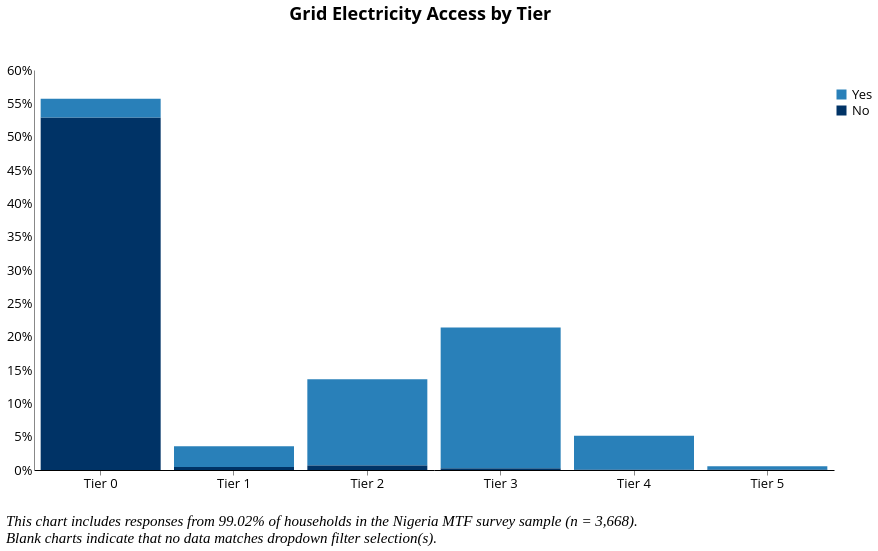

Describe this chart as a Vega-Lite specification.
### Vega-Lite specification from a JSON file in a GitHub repository (floating-point values rounded to 4 significant figures; data arrays with more than 128 entries replaced by an {"elided": "..."} marker saying what was removed)
{"width": 800, "height": 400, "config": {"title": {"fontSize": 18, "font": "Open Sans", "anchor": "center", "fontColor": "#000000"}, "axisX": {"domain": true, "domainColor": "#000000", "grid": false, "labelFont": "Open Sans", "labelFontSize": 13, "titleFont": "Open Sans", "titleFontSize": 13, "titleFontWeight": "normal", "title": "X Axis Title (units)", "labelAngle": 0}, "axisY": {"domain": true, "grid": false, "gridColor": "#DEDDDD", "gridWidth": 1, "labelFont": "Open Sans", "labelFontSize": 13, "labelAngle": 0, "ticks": false, "titleFont": "Open Sans", "titleFontSize": 13, "titleFontWeight": "normal", "titlePadding": 10, "title": "Y Axis Title (units)"}, "range": {"category": ["#2980B9", "#003366", "#FFAE19", "#FF4500", "#438B28", "#45B39D", "#99ADC1", "#212F3C"]}, "legend": {"labelFont": "Open Sans", "labelFontSize": 13, "symbolType": "square", "symbolSize": 100, "titleFont": "Open Sans", "titleFontSize": 13, "titleFontWeight": "normal", "title": "Legend", "orient": "right", "offset": 0, "labelLimit": 0}, "tooltip": {"font": "Open Sans"}, "view": {"stroke": "transparent", "text": {"font": "Open Sans", "color": ["#2980B9", "#003366", "#FFAE19", "#FF4500", "#438B28", "#45B39D", "#99ADC1", "#212F3C"], "fontSize": 13, "align": "right", "fontWeight": 400, "size": 13}, "bar": {"size": 40, "binSpacing": 1, "continuousBandSize": 30, "discreteBandSize": 30, "stroke": false}}}, "concat": [{"layer": [{"mark": "bar", "encoding": {"color": {"field": "grid_electricity_yn", "scale": {"domain": ["Yes", "No"], "range": ["#2980B9", "#003366"]}, "title": " ", "type": "nominal"}, "tooltip": [{"field": "grid_electricity_yn", "title": "Access to National Grid", "type": "nominal"}, {"aggregate": "sum", "field": "pct", "format": ".2%", "title": "Percentage", "type": "quantitative"}], "x": {"axis": {"title": ""}, "field": "elc_aggr_tier", "type": "nominal"}, "y": {"aggregate": "sum", "axis": {"format": "%", "title": ""}, "field": "pct", "type": "quantitative"}}, "height": 400, "selection": {"selector061": {"type": "single", "fields": ["i19a"], "bind": {"input": "select", "options": [null, "Wood purchased", "Wood collected", "Crop Residue/Plant Biomass", "Kerosene", "Charcoal", "LPG/cooking gas", "Electric", "Charcoal Briquettes", "Garbage", "Piped Natural Gas", "Coal Briquette", "Biomass Briquette", "Other, specify", "Coal/lignite"], "labels": ["All Responses", "Wood purchased", "Wood collected", "Crop Residue/Plant Biomass", "Kerosene", "Charcoal", "LPG/cooking gas", "Electric", "Charcoal Briquettes", "Garbage", "Piped Natural Gas", "Coal Briquette", "Biomass Briquette", "Other", "Coal/lignite"], "name": "Primary Source of Cooking Fuel  "}}, "selector060": {"type": "single", "fields": ["primary_stove"], "bind": {"input": "select", "options": [null, "3-Stone/Open Fire Stove", "Koresone Stove", "Missing Data", "Manufactured Stove Traditional", "LPG/Natural Gas Stove", "Electric Stove"], "labels": ["All Responses", "3-Stone/Open Fire Stove", "Kerosene Stove", "Primary Stove Not Listed", "Manufactured Stove Traditional", "LPG/Natural Gas Stove", "Electric Stove"], "name": "Primary Stove  "}}, "selector059": {"type": "single", "fields": ["locality"], "bind": {"input": "select", "options": [null, 0, 1], "labels": ["National", "Urban", "Rural"], "name": "Locality Breakdown  "}}}, "title": {"text": ["Grid Electricity Access by Tier"], "color": "black", "subtitleColor": "black", "offset": 40}, "transform": [{"joinaggregate": [{"op": "count", "field": "*", "as": "total"}]}, {"calculate": "1 / datum.total", "as": "pct"}], "width": 800}, {"mark": {"type": "text", "align": "center", "baseline": "bottom"}, "encoding": {"color": {"field": "grid_electricity_yn", "scale": {"domain": ["Yes", "No"], "range": ["#2980B9", "#003366"]}, "title": " ", "type": "nominal"}, "tooltip": [{"field": "grid_electricity_yn", "title": "Access to National Grid", "type": "nominal"}, {"aggregate": "sum", "field": "pct", "format": ".2%", "title": "Percentage", "type": "quantitative"}], "x": {"axis": {"title": ""}, "field": "elc_aggr_tier", "type": "nominal"}, "y": {"aggregate": "sum", "axis": {"format": "%", "title": ""}, "field": "pct", "type": "quantitative"}}, "height": 400, "title": {"text": ["Grid Electricity Access by Tier"], "color": "black", "subtitleColor": "black", "offset": 40}, "transform": [{"joinaggregate": [{"op": "count", "field": "*", "as": "total"}]}, {"calculate": "1 / datum.total", "as": "pct"}], "width": 800}], "transform": [{"filter": {"selection": "selector061"}}, {"filter": {"selection": "selector060"}}, {"filter": {"selection": "selector059"}}]}], "data": {"name": "data-fd590c494384a866d84d2305471ebf9b"}, "title": {"text": ["", "", "This chart includes responses from 99.02% of households in the Nigeria MTF survey sample (n = 3,668).", "Blank charts indicate that no data matches dropdown filter selection(s)."], "anchor": "start", "baseline": "bottom", "font": "Times New Roman", "fontSize": 15, "fontStyle": "italic", "fontWeight": "normal", "orient": "bottom"}, "$schema": "https://vega.github.io/schema/vega-lite/v4.17.0.json", "datasets": {"data-fd590c494384a866d84d2305471ebf9b": {"elided": "3632 records"}}}
